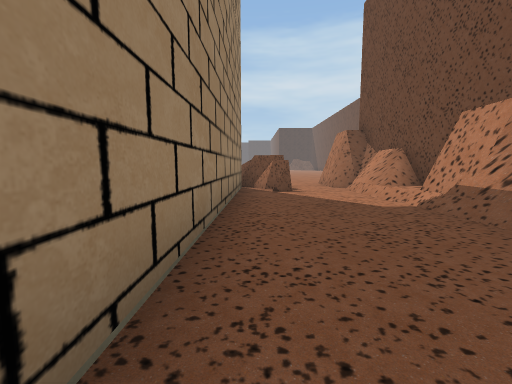
[1] (above)

23 first-person views from a walk through a scene from a Unity 3-D project. The camera is 1.4 m above the floor, tilts 6° down and sees 90° across. The floor is counted in squares, 2 m on a side. Each view is taken from the middle of a square. On the plan, view 1 faces up. The plan holds only what a view shows up to about 9 squares ahead; the rest is blank. The place goes on beyond the plan. The player is left out. Some surface patterns are stand-ins.

[2]
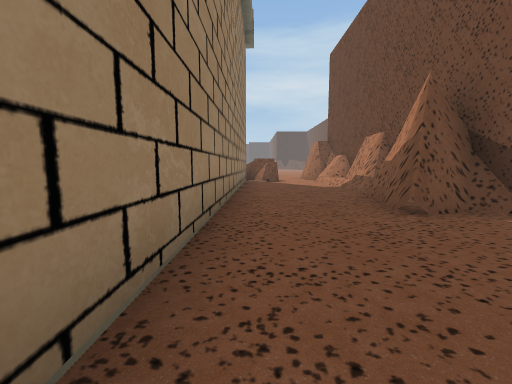

[3]
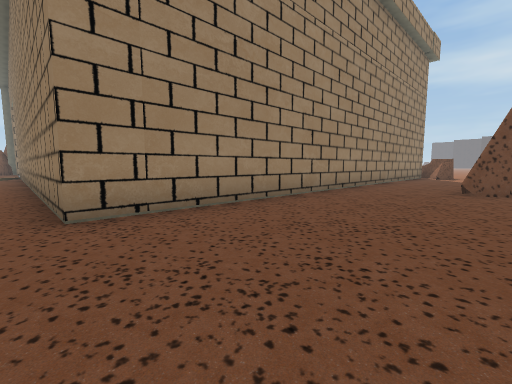

[4]
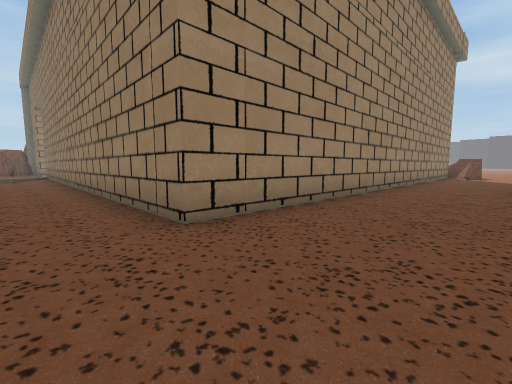

[5]
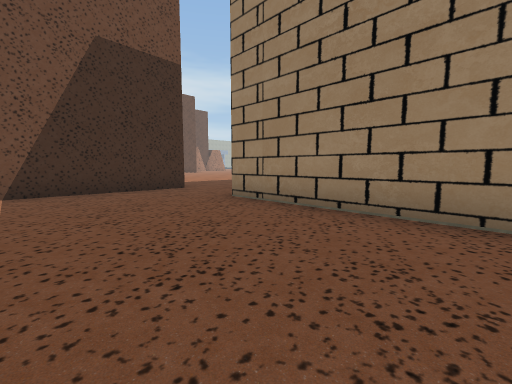

[6]
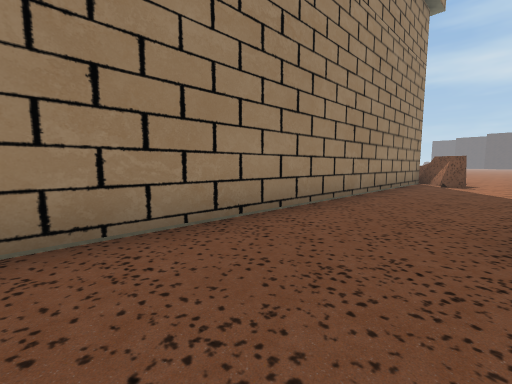

[7]
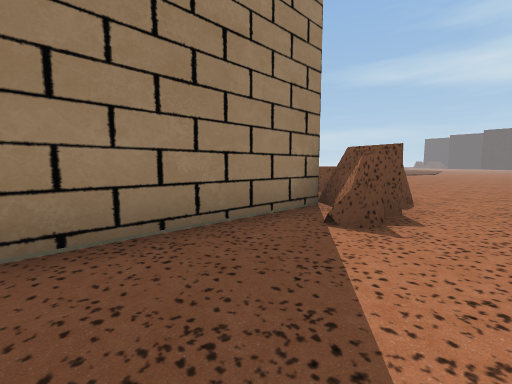

[8]
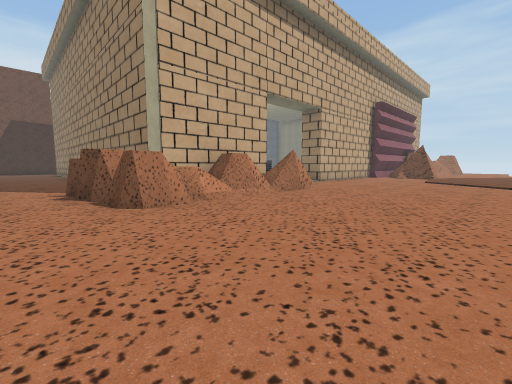

[9]
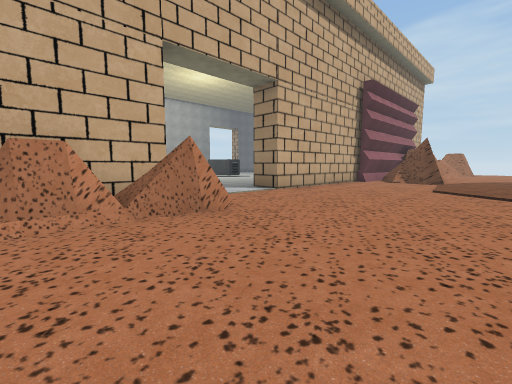

[10]
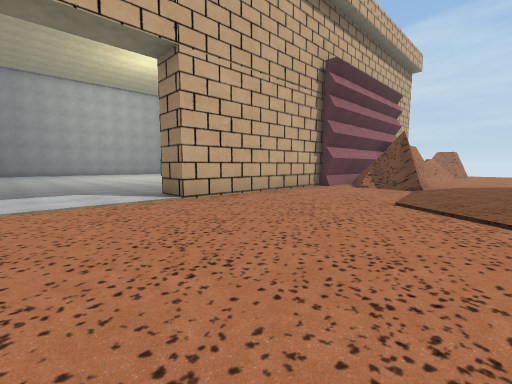

[11]
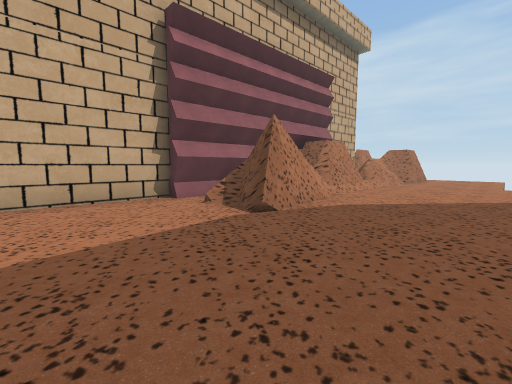

[12]
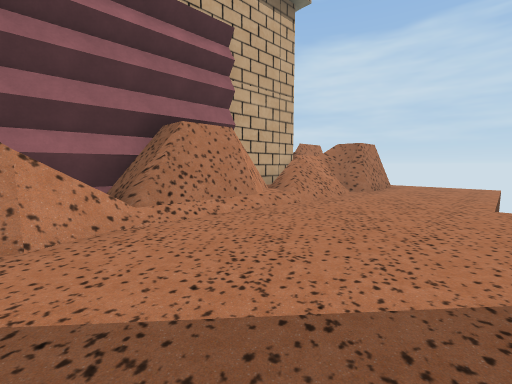

[13]
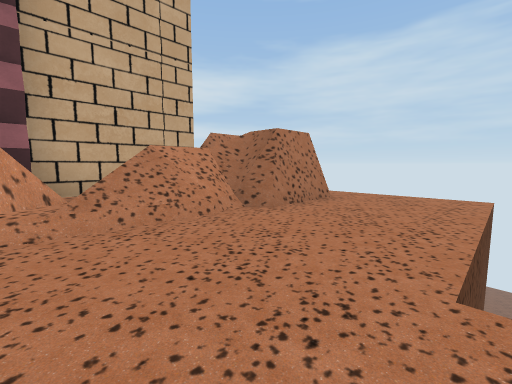

[14]
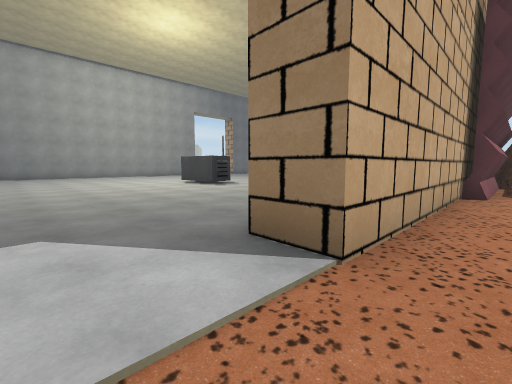

[15]
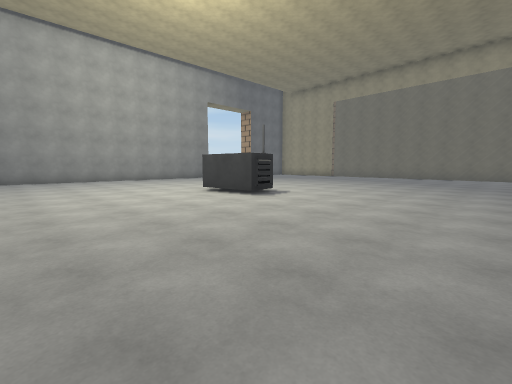

[16]
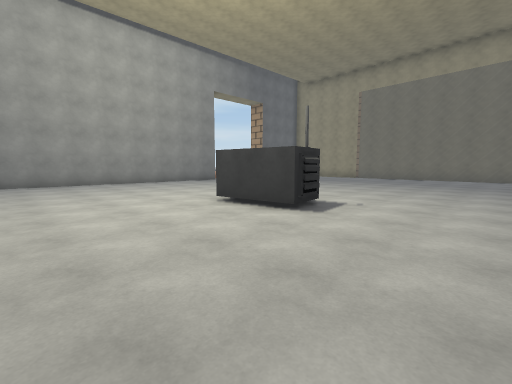

[17]
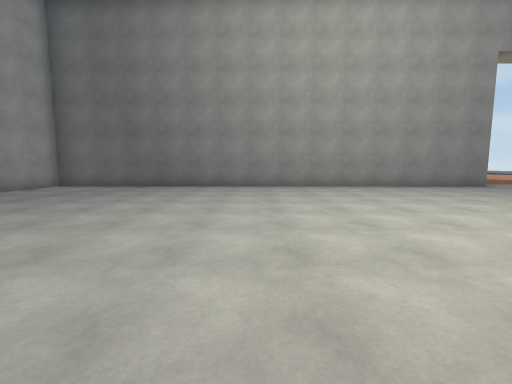

[18]
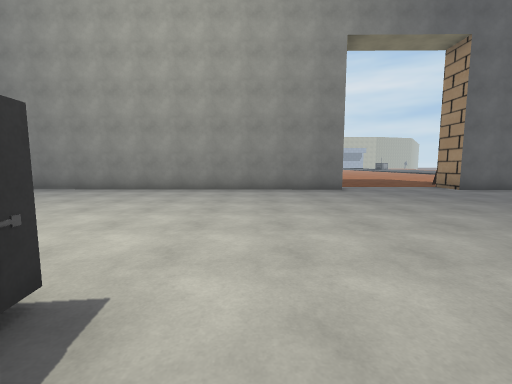

[19]
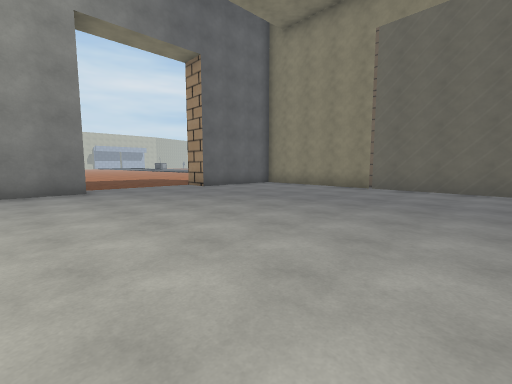

[20]
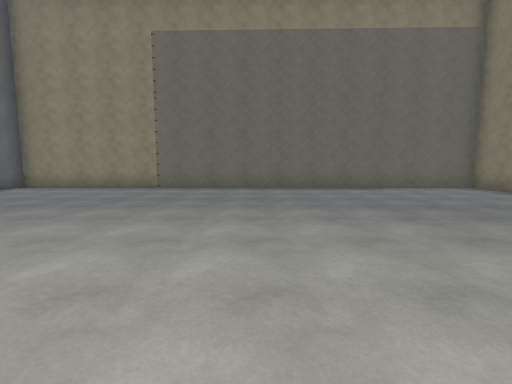

[21]
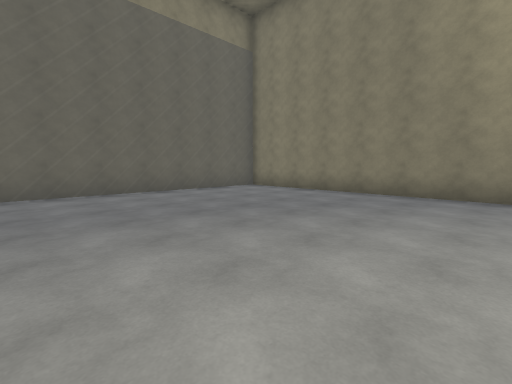

[22]
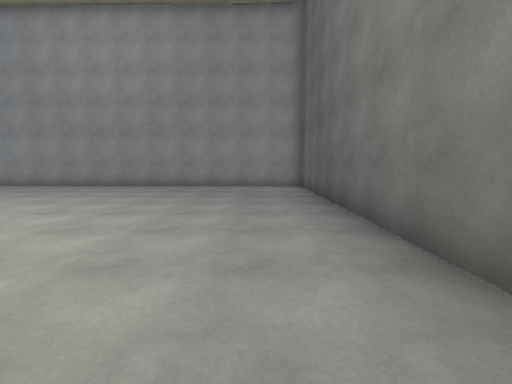

[23]
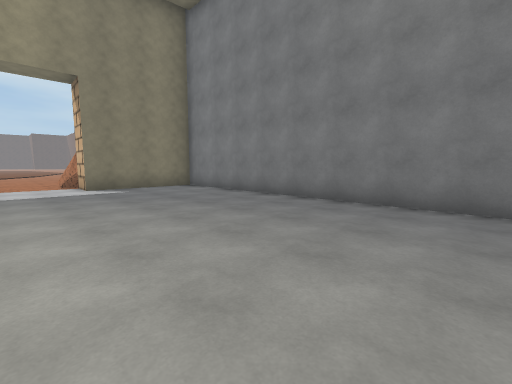

### Floor plan
Points are (right, up) in squares from view 1. A wall is a line through its corners. A room is listed if a view was taken in it or the views show most of it. See-through windows are left out.
Room 1 (views 1, 2, 3, 4, 5, 6, 7)
walls: (2.5, 0.5) (2.8, 1.4); (3.3, 0) (2.3, -0.3) (2.5, 0.7); (2.6, 1) (2.6, 1.6); (3.6, 0.3) (2.9, -0.1); (3.1, 2.6) (3.1, 4.5); (3.4, 3) (3.4, 4.5); (-1.2, -10.2) (3.1, -10.1); (1.1, 7) (0.5, 6.7); (1, 7.2) (-0.6, 8.5); (0.5, 7.5) (0, 8); (0.5, 8) (-0.1, 8.2); (-0.5, 8.1) (-0.7, -7.5)
low walls: (3.6, -0.3) (3.3, 0); (2.6, 5.5) (2.6, 6.4); (3.5, 5.8) (2.9, 5.7)
ways out: opening at (2, 6) to room 2; opening at (-1, -8.5)
Room 2 (views 8, 9, 10, 11, 12, 13, 14, 15, 16, 17, 18, 19, 20, 21, 22, 23)
walls: (-14.9, 7.4) (-21.7, 7.5) (-21.9, -6.2) (-18.8, -6.2) (-18.8, -7.3); (-14.1, 8.3) (-7.7, 8.2) (-7.7, 7.2); (-13.5, 10.6) (-14, 9.8); (-13.2, 11.1) (-13.5, 10.4); (-16.6, 8.9) (-17, 8.7); (-16.8, 8.8) (-12.8, 8.7) (-12.8, 8.2); (-14, 11.1) (-12.9, 11.3) (-13.2, 10.5); (-15.1, 10.6) (-13.9, 10.9); (-15.1, 10.8) (-14.6, 10.8); (-15.6, 10.5) (-15, 10.7); (-15.7, 10.8) (-15, 11); (-4.2, 9) (-4.5, 9.7) (-4.1, 9.6); (-4.2, 9.6) (-3.6, 9.5); (-3.7, 9.6) (-3.1, 9.4) (-2.2, 9.4) (-1.8, 9.1); (-2.9, 9.1) (-2, 9.2); (-19.1, 9.8) (-18.4, 10.2) (-16.8, 10.2); (-19.5, 9.8) (-18.5, 10.5) (-16.8, 10.5); (-15.5, -6.3) (-1.4, -6.5) (-1.2, 7.1) (-4.4, 7.2) (-4.3, 8.1) (-0.9, 8.1); (-0.4, 9.7) (0.6, 9.7) (0.6, 9.1); (-0.1, 9.4) (0.6, 9.5); (0.6, 8.3) (0.9, 8) (0.5, 7.5); (0.9, 8.4) (0.9, 7.8); (-22.4, 10.4) (-22, 10.3); (3.1, 7.8) (2.6, 8) (2.6, 9.1); (3.1, 8.1) (2.6, 8.3); (-24.1, 10.9) (-22.5, 10.9) (-22.1, 10.3); (-24.1, 11.1) (-22.3, 11) (-21.9, 10.4)
low walls: (-14.5, 11) (-14, 11.1); (-15, 11) (-14.4, 11); (-4.2, 8.7) (-4.6, 9); (-22, 10.3) (-21.5, 10.5); (-22.2, 10.5) (-21.2, 10.9); (-22.4, 10.2) (-22.1, 10.1); (2.6, 6.5) (2.6, 7.2)
ways out: opening at (2, 6) to room 1; opening at (-20, 11) to room 3; opening at (-17, -7); gap at (0, 9)
objects: other object (-12, 0) to (-11, 1)
Room 3 (no view inside)
walls: (-22.5, 8.5) (-19.4, 8.4); (-22.4, 10.9) (-22.4, 10.2)
ways out: opening at (-20, 11) to room 2

Where each view was taken, in squares from view 1:
view 1: 0 up, 0 right, facing up
view 2: 4 down, 0 right, facing up
view 3: 8 down, 3 right, facing up-left
view 4: 9 down, 2 right, facing up-left
view 5: 3 down, 3 right, facing down-left
view 6: 3 down, 2 right, facing up-left
view 7: 4 up, 2 right, facing up-left
view 8: 14 up, 2 right, facing down-left
view 9: 13 up, 2 left, facing down-left
view 10: 13 up, 5 left, facing down-left
view 11: 14 up, 10 left, facing down-left
view 12: 14 up, 15 left, facing down-left
view 13: 14 up, 19 left, facing down-left
view 14: 9 up, 6 left, facing down-left
view 15: 6 up, 7 left, facing down-left
view 16: 4 up, 8 left, facing down-left
view 17: 2 up, 8 left, facing down
view 18: 1 up, 13 left, facing down
view 19: 1 up, 14 left, facing down-left
view 20: 1 up, 14 left, facing left
view 21: 1 up, 15 left, facing up-left
view 22: 5 down, 10 left, facing right
view 23: 1 down, 6 left, facing up-right
